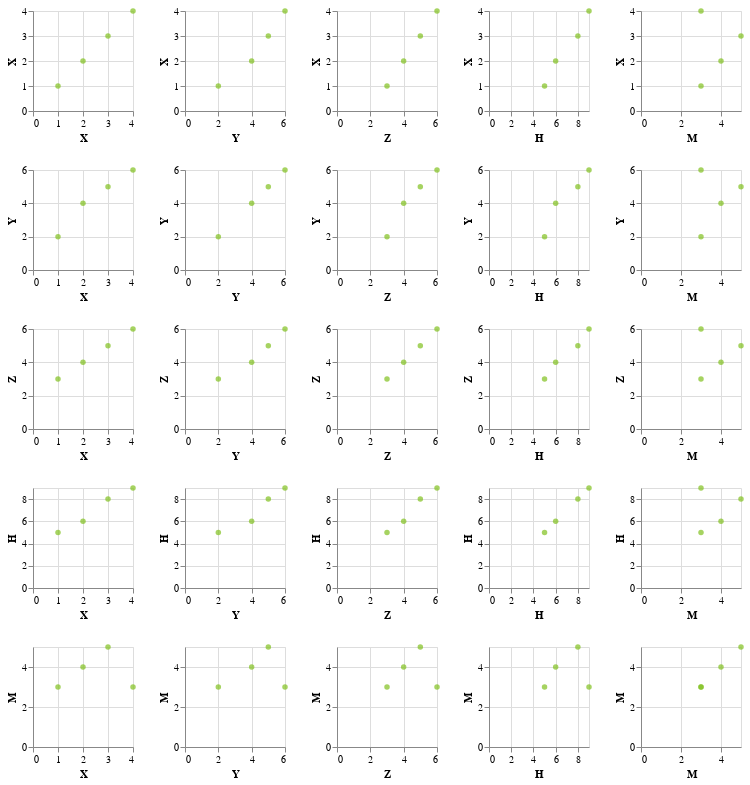

The notebook cell this image was saved under:
### Markdown cell above
## Repeated Chart

### Code cell
df = pd.DataFrame({
'X' : [1,2,3,4],
'Y' : [2,4,5,6],
'Z' : [3,4,5,6],
'H' : [5,6,8,9],
'M' : [3,4,5,3],
'Country' : ['USA', 'EU', 'EU', 'USA']
})


fields = df.columns.tolist()
fields.remove('Country')

chart = alt.Chart(df).mark_circle(color='#80C11E').encode(
    alt.X(alt.repeat("column"), type='quantitative'),
    alt.Y(alt.repeat("row"), type='quantitative')
).properties(
    width=100,
    height=100
).repeat(
    row=fields,
    column=fields
)

chart

### Figure 1 — Vega-Lite specification as saved in the notebook (floating-point values rounded to 4 significant figures)
{"config": {"view": {"continuousWidth": 400, "continuousHeight": 300}}, "repeat": {"column": ["X", "Y", "Z", "H", "M"], "row": ["X", "Y", "Z", "H", "M"]}, "spec": {"data": {"name": "data-f6be64e55b67dfa3f8d06ba53b7821fc"}, "mark": {"type": "circle", "color": "#80C11E"}, "encoding": {"x": {"field": {"repeat": "column"}, "type": "quantitative"}, "y": {"field": {"repeat": "row"}, "type": "quantitative"}}, "height": 100, "width": 100}, "$schema": "https://vega.github.io/schema/vega-lite/v4.17.0.json", "datasets": {"data-f6be64e55b67dfa3f8d06ba53b7821fc": [{"X": 1, "Y": 2, "Z": 3, "H": 5, "M": 3, "Country": "USA"}, {"X": 2, "Y": 4, "Z": 4, "H": 6, "M": 4, "Country": "EU"}, {"X": 3, "Y": 5, "Z": 5, "H": 8, "M": 5, "Country": "EU"}, {"X": 4, "Y": 6, "Z": 6, "H": 9, "M": 3, "Country": "USA"}]}}
